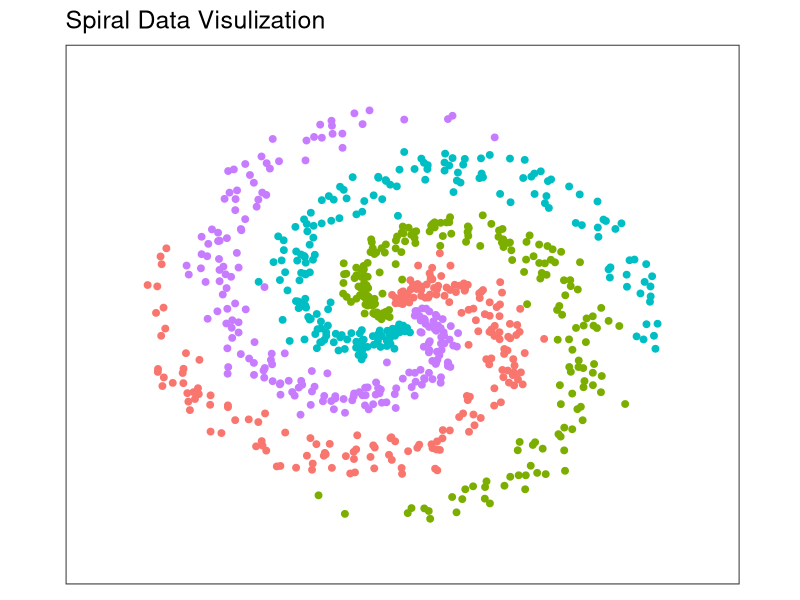
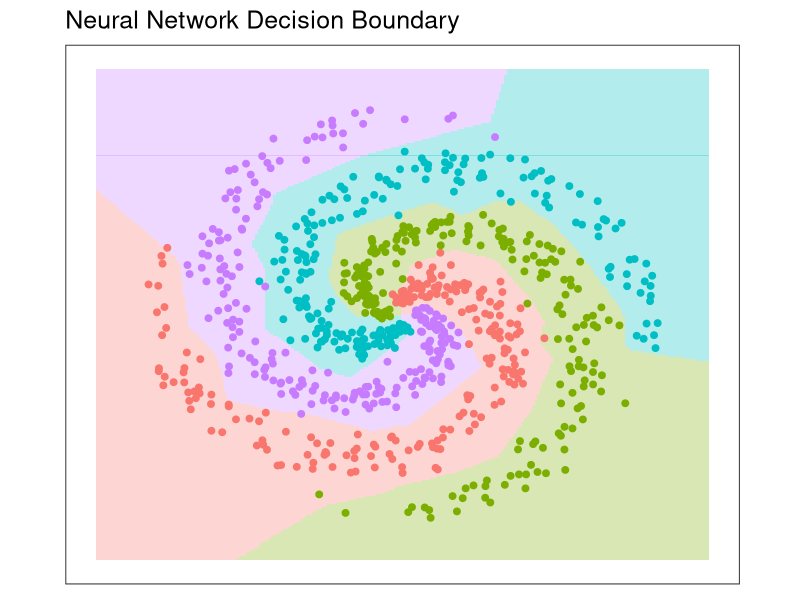

Here is the R script that generated these plots, in order:
## ---- chunk 1
knitr::opts_chunk$set(echo = TRUE)
## ---- chunk 2
library(ggplot2)
library(caret) 
N <- 200 # number of points per class
D <- 2 # dimensionality
K <- 4 # number of classes
X <- data.frame() # data matrix (each row = single example)
y <- data.frame() # class labels 
set.seed(308) 
for (j in (1:K)){ 
  r <- seq(0.05,1,length.out = N) # radius  
  t <- seq((j-1)*4.7,j*4.7, length.out = N) + rnorm(N, sd = 0.3) # theta  
  Xtemp <- data.frame(x =r*sin(t), y = r*cos(t))   
  ytemp <- data.frame(matrix(j, N, 1))  
  X <- rbind(X, Xtemp)  
  y <- rbind(y, ytemp)} 

data <- cbind(X,y)
colnames(data) <- c(colnames(X), 'label')
## ---- chunk 3
######################
x_min <- min(X[,1])-0.2
x_max <- max(X[,1])+0.2
y_min <- min(X[,2])-0.2
y_max <- max(X[,2])+0.2 # lets visualize the data:
ggplot(data) + geom_point(aes(x=x, y=y, color = as.character(label)), 
                          size = 2) + theme_bw(base_size = 15) +  
  xlim(x_min, x_max) + ylim(y_min, y_max) +  
  ggtitle('Spiral Data Visulization') +  
  coord_fixed(ratio = 0.8) +  
  theme(axis.ticks=element_blank(),
         panel.grid.major = element_blank(),
         panel.grid.minor = element_blank(),
         axis.text=element_blank(),
         axis.title=element_blank(),
         legend.position = 'none')
## ---- chunk 4
X <- as.matrix(X)
Y <- matrix(0, N*K, K) 
for (i in 1:(N*K)){  
  Y[i, y[i,]] <- 1}


nnet <- function(X, Y, step_size = 0.5, reg = 0.001, h = 10, niteration){  # get dim of input  
    N <- nrow(X) # number of examples  
    K <- ncol(Y) # number of classes  
    D <- ncol(X) # dimensionality   # initialize parameters randomly  
    W <- 0.01 * matrix(rnorm(D*h), nrow = D)  
    b <- matrix(0, nrow = 1, ncol = h)  
    W2 <- 0.01 * matrix(rnorm(h*K), nrow = h)  
    b2 <- matrix(0, nrow = 1, ncol = K)   # gradient descent loop to update weight and bias  
    for (i in 0:niteration)
    {    # hidden layer, ReLU activation    
      hidden_layer <- pmax(0, X%*% W + matrix(rep(b,N), nrow = N, byrow = T))    
      hidden_layer <- matrix(hidden_layer, nrow = N)    # class score    
      scores <- hidden_layer%*%W2 + matrix(rep(b2,N), nrow = N, byrow = T)     # compute and normalize class probabilities    
      exp_scores <- exp(scores)    
      probs <- exp_scores / rowSums(exp_scores)     # compute the loss: sofmax and regularization    
      corect_logprobs <- -log(probs)    
      data_loss <- sum(corect_logprobs*Y)/N    
      reg_loss <- 0.5*reg*sum(W*W) + 0.5*reg*sum(W2*W2)    
      loss <- data_loss + reg_loss    # check progress    
      if (i%%1000 == 0 | i == niteration){      
        print(paste("iteration", i,': loss', loss))}     # compute the gradient on scores    
      dscores <- probs-Y    
      dscores <- dscores/N     # backpropate the gradient to the parameters    
      dW2 <- t(hidden_layer)%*%dscores    
      db2 <- colSums(dscores)    # next backprop into hidden layer    
      dhidden <- dscores%*%t(W2)    # backprop the ReLU non-linearity    
      dhidden[hidden_layer <= 0] <- 0    # finally into W,b    
      dW <- t(X)%*%dhidden    
      db <- colSums(dhidden)     # add regularization gradient contribution    
      dW2 <- dW2 + reg *W2    
      dW <- dW + reg *W     # update parameter     
      W <- W-step_size*dW    
      b <- b-step_size*db    
      W2 <- W2-step_size*dW2    
      b2 <- b2-step_size*db2  
    }  
    
    return(list(W, b, W2, b2))}
## ---- chunk 5
nnetPred <- function(X, para = list())
  {  
  W <- para[[1]]  
  b <- para[[2]]  
  W2 <- para[[3]] 
  b2 <- para[[4]]   
  N <- nrow(X)  
  hidden_layer <- pmax(0, X%*% W + matrix(rep(b,N), nrow = N, byrow = T))   
  hidden_layer <- matrix(hidden_layer, nrow = N)  
  scores <- hidden_layer%*%W2 + matrix(rep(b2,N), nrow = N, byrow = T)   
  predicted_class <- apply(scores, 1, which.max)   
  return(predicted_class)  
  } 

nnet.model <- nnet(X, Y, step_size = 0.4,reg = 0.0002, h=50, niteration = 6000)


predicted_class <- nnetPred(X, nnet.model)
print(paste('training accuracy:',mean(predicted_class == (y))))

## ---- chunk 6
hs <- 0.01 
grid <-as.matrix(expand.grid(seq(x_min, x_max, by = hs),
                             seq(y_min, y_max, by =hs)))
Z <- nnetPred(grid, nnet.model) 
ggplot()+  geom_tile(aes(x = grid[,1],
                         y = grid[,2],
                         fill=as.character(Z)), 
                     alpha = 0.3, show.legend = F)+ geom_point(data = data, 
                                                                 aes(x=x, y=y, 
                                                                     color = as.character(label)), 
                                                                 size = 2) + theme_bw(base_size = 15) +  ggtitle('Neural Network Decision Boundary') +  coord_fixed(ratio = 0.8) +   theme(axis.ticks=element_blank(),
                                                                                                                                                                                           panel.grid.major = element_blank(),
                                                                                                                                                                                           panel.grid.minor = element_blank(),
                                                                                                                                                                                           axis.text=element_blank(),
                                                                                                                                                                                           axis.title=element_blank(),
                                                                                                                                                                                           legend.position = 'none')

